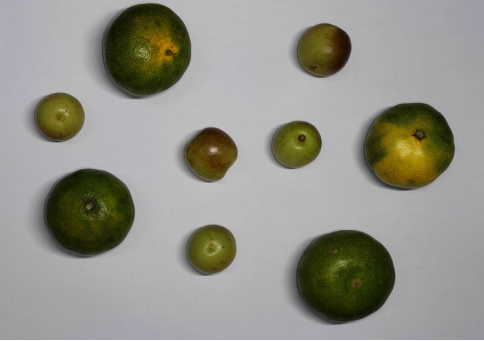
#> input picture 2-Contour Detection/test1.png, 484 x 341 px
$ python code.py
#> lines starting #> are read from the running program, lines starting #| are printed output that depends on the picture; after the words box and inside, x2 and y2 are one past the last pixel; in counts of white or black regions, pixels touching at a corner belong together
import cv2
import numpy as np
from sklearn.cluster import KMeans


#打开原图img_color和灰度图像img
img_color = cv2.imread('test1.png',1)
#> img_color is the input picture: shape (341, 484, 3); mean B, G, R 139.6, 147.9, 148.6
img = cv2.imread('test1.png',0)
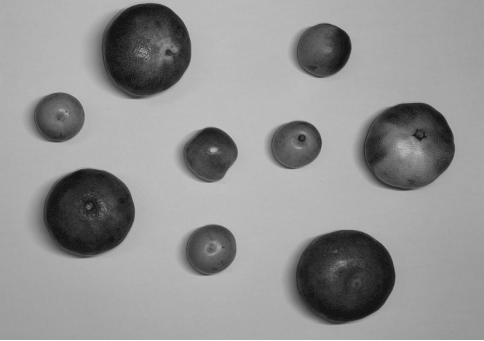
#> img: shape (341, 484); min 21, max 255, mean 147.6
cv2.imshow('image',img)

#OSTU二值化，th1返回阈值，ret1返回二值化的结果图像
th1, ret1 = cv2.threshold(img, 0, 255, cv2.THRESH_BINARY+cv2.THRESH_OTSU)
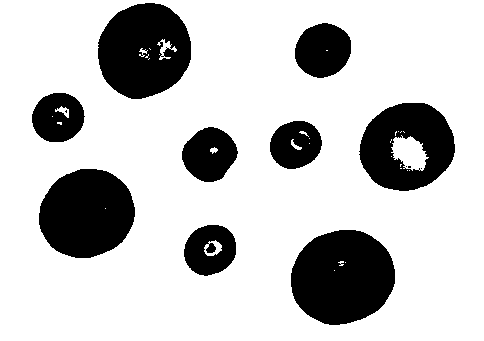
#> ret1: shape (341, 484); 77.5% white; 13 black regions (4 under 20 px), largest, box (x1, y1, x2, y2) and area: (291, 230, 395, 325) 7714, (98, 3, 191, 99) 6776, (39, 169, 135, 258) 6672
#> th1 = 116


#因为轮廓检测是在黑底图上检测白色边缘，对之前的图像进行反相（之前的图像是白底黑色物体）
dst = cv2.bitwise_not(ret1)

kernel=np.ones((5,5),np.uint8)#构造5x5卷积核
dilation=cv2.dilate(dst,kernel,iterations=5) #进行5次膨胀
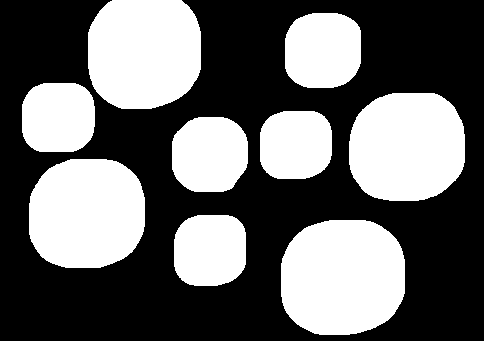
#> dilation: shape (341, 484); 40.9% white; 9 white regions, largest, box (x1, y1, x2, y2) and area: (281, 220, 405, 335) 12114, (88, 0, 201, 109) 10782, (29, 159, 145, 268) 10773
erosion=cv2.erode(dilation,kernel,iterations=5)#进行5次腐蚀
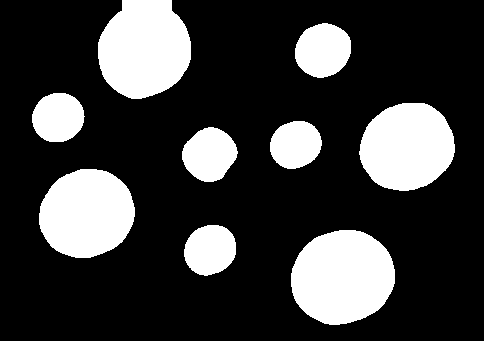
#> erosion: shape (341, 484); 23.6% white; 9 white regions

#轮廓检测：cv2.RETR_EXTERNAL只检测最外围轮廓，包含在外围轮廓内的内围轮廓被忽略
contours,hierarchy=cv2.findContours(dst,cv2.RETR_EXTERNAL,cv2.CHAIN_APPROX_SIMPLE)
#> contours = 9 contours; largest, box (x1, y1, x2, y2) and area: (291, 230, 395, 325) 7593, (98, 3, 191, 99) 6834, (39, 169, 135, 258) 6542, (359, 103, 455, 191) 6420, (295, 23, 351, 78) 2305

#遍历得到每个轮廓的面积，存储进area_lst数组
area_lst = np.array([])
for cnt in contours:
    tempS=cv2.contourArea(cnt)
    area_lst = np.append(area_lst, tempS)
#> this loop made 9 passes
#> (tempS, area_lst) on passes 1 to 8: (7593, [7593]), (2000.5, [7593, 2000.5]), (6541.5, [7593, 2000.5, 6541.5]), (2159, [7593, 2000.5, 6541.5, 2159]), (1870.5, [7593, 2000.5, 6541.5, 2159, 1870.5]), (6420, [7593, 2000.5, 6541.5, 2159, 1870.5, 6420]), (1967, [7593, 2000.5, 6541.5, 2159, 1870.5, 6420, 1967]), (2305, [7593, 2000.5, 6541.5, 2159, 1870.5, 6420, 1967, 2305])
#> tempS on pass 9: 6833.5
print (area_lst)
#| [7593.  2000.5 6541.5 2159.  1870.5 6420.  1967.  2305.  6833.5]

#用K-means算法将面积数据分成两个簇，面积大的代表橘子簇，面积小的代表枣子簇
y = area_lst.reshape(-1,1)
#> y = [7593, 2000.5, 6541.5, 2159, 1870.5, 6420, 1967, 2305, 6833.5]
km = KMeans(2)
km.fit(y)
if ( km.cluster_centers_[0] < km.cluster_centers_[1]):
    orange_lable = 1
else:
    orange_lable = 0
print ('枣子的数量是：',np.sum(km.labels_ == 1 - orange_lable))
print ('橘子的数量是：',np.sum(km.labels_ == orange_lable))

#在img中画出得到的轮廓边缘
cv2.drawContours(img_color,contours,-1,(0, 0, 255),3)
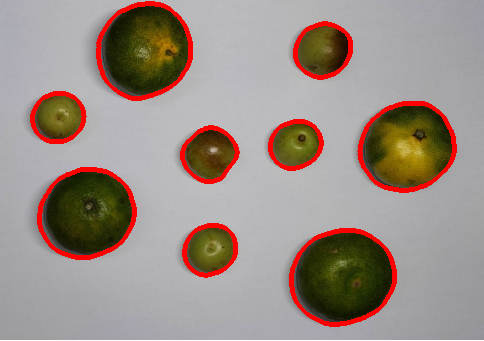
#> img_color: shape (341, 484, 3); 5.42% of pixels changed, all inside (x1, y1, x2, y2) = (30, 1, 457, 327)

cv2.imshow('image',img_color)
cv2.waitKey(0)
cv2.destroyAllWindows()
